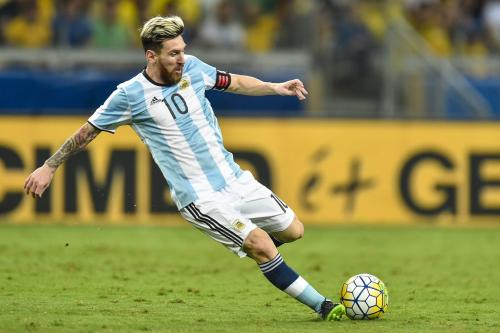
#> input picture Opencv_study/images/meixi.jpg, 500 x 333 px
$ python demo19_1.py
#> lines starting #> are read from the running program, lines starting #| are printed output that depends on the picture; after the words box and inside, x2 and y2 are one past the last pixel; in counts of white or black regions, pixels touching at a corner belong together
# -*- coding:utf8 -*-
"""
Created on 2019/7/23 14:24

@author: WMaker
"""

'''
19.2 OpenCV 中的 Canny 边界检测
在 OpenCV 中只需要一个函数：cv2.Canny()，就可以完成以上几步。
让我们看如何使用这个函数。这个函数的第一个参数是输入图像。第二和第三
个分别是 minVal 和 maxVal。第三个参数设置用来计算图像梯度的 Sobel
卷积核的大小，默认值为 3。最后一个参数是 L2gradient，它可以用来设定
求梯度大小的方程。如果设为 True，就会使用我们上面提到过的方程，否则
使用方程：Edgee Gradient(G) = |G2x| + |G2y| 代替，默认值为 False。

Canny(image, threshold1, threshold2, edges=None, apertureSize=None, L2gradient=None)
功能：使用Canny算子对图像进行处理。

参数：
    src：输入图像。8bit图像
    edges：输出图像。
    threshold1：阈值1
    threshold2：阈值2
    apertureSize：孔径尺寸，默认3
    L2gradient：是否使用L2范数，默认false
'''


import cv2
from matplotlib import pyplot as plt

img_cv2_gray = cv2.imread('../images/meixi.jpg',0)
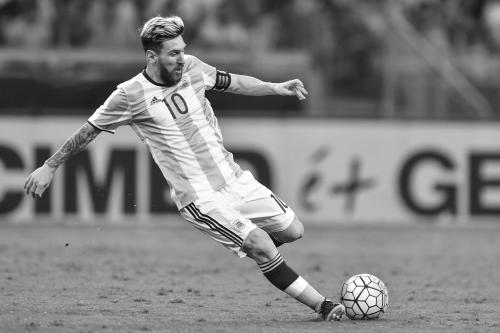
#> img_cv2_gray: shape (333, 500); min 0, max 255, mean 127.4

# img_rgb = img_cv2[:,:,[2,1,0]]

edges = cv2.Canny(img_cv2_gray,100,200)
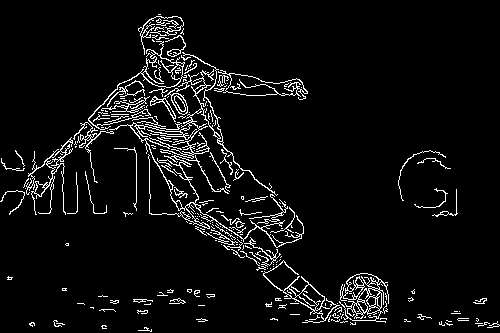
#> edges: shape (333, 500); 5.6% white in thin lines or dots

cv2.imshow('edges',edges)
cv2.waitKey(0)
cv2.destroyAllWindows()

plt.subplot(121),plt.imshow(img_cv2_gray,cmap='gray'),plt.title('Original')
plt.xticks([]),plt.yticks([])
plt.subplot(122),plt.imshow(edges,cmap='gray'),plt.title('Canny')
plt.xticks([]),plt.yticks([])
plt.show()
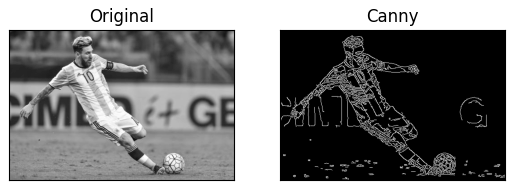
#> figure drawn by matplotlib, 2 panels

$ run again, with Opencv_study/images/apple.jpg copied over Opencv_study/images/meixi.jpg
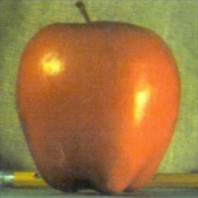
#> input picture Opencv_study/images/apple.jpg, 198 x 198 px
#> `edges = cv2.Canny(img_cv2_gray,100,200)`:
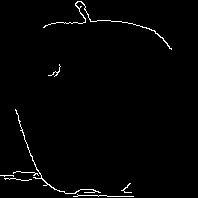
#> edges: shape (198, 198); 1.5% white in thin lines or dots, all inside (x1, y1, x2, y2) = (0, 1, 172, 197)
#> `plt.show()`:
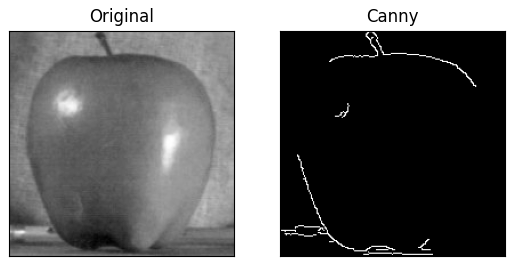
#> figure drawn by matplotlib, 2 panels
